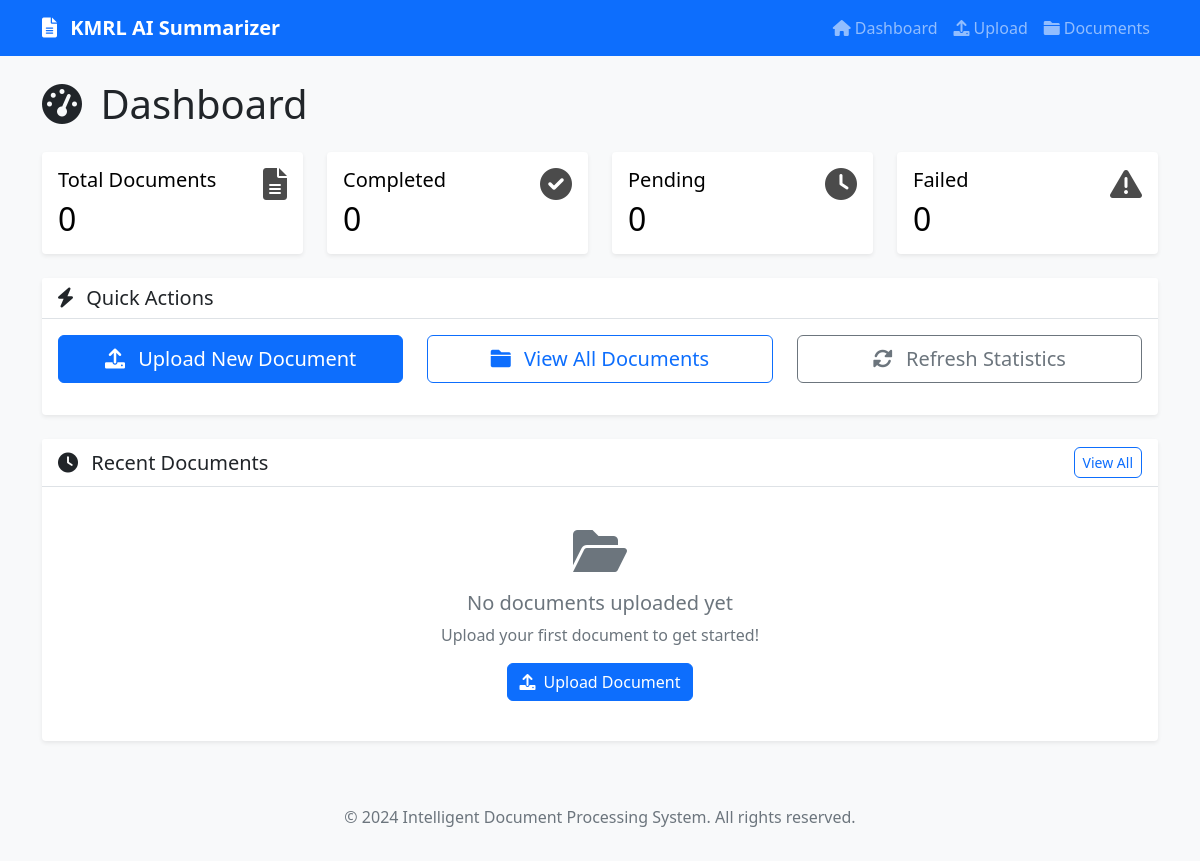
Before: / with the older database file.
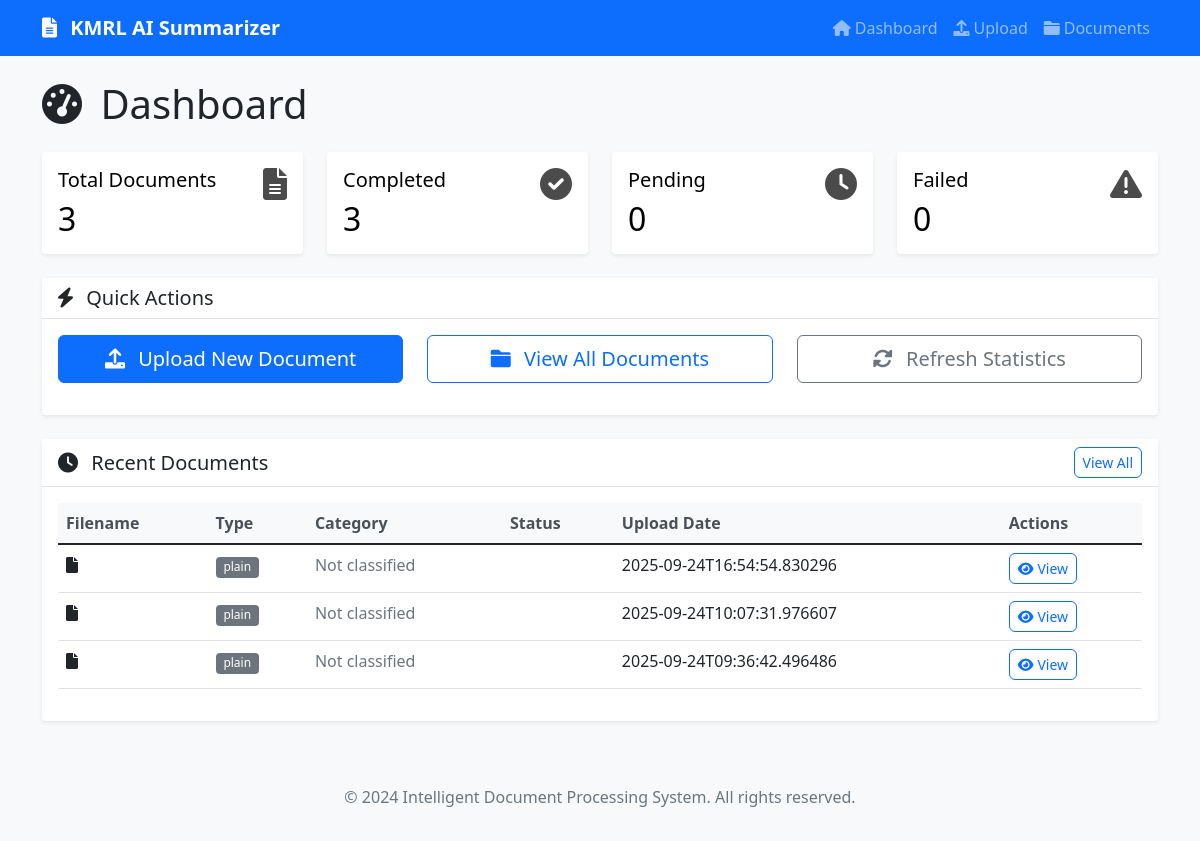
After: the same page with the newer database file.
### app.py (models this page shows)
class Document(db.Model):
    id = db.Column(db.Integer, primary_key=True)
    filename = db.Column(db.String(255), nullable=False)
    original_filename = db.Column(db.String(255), nullable=False)
    file_type = db.Column(db.String(50))
    file_size = db.Column(db.Integer)
    upload_date = db.Column(db.DateTime, default=datetime.utcnow)
    status = db.Column(db.String(50), default='uploaded')
    extracted_text = db.Column(db.Text)
    summary = db.Column(db.Text)
    document_type = db.Column(db.String(100))
    confidence_score = db.Column(db.Float)
    department = db.Column(db.String(100))
    def to_dict(self):
        return {
            'id': self.id,
            'filename': self.original_filename,
            'file_type': self.file_type,
            'file_size': self.file_size,
            'upload_date': self.upload_date.isoformat() if self.upload_date else None,
            'status': self.status,
            'extracted_text': self.extracted_text,
            'summary': self.summary,
            'document_type': self.document_type,
            'confidence_score': self.confidence_score,
            'department': self.department
        }

### app.py (the view)
@app.route('/')
def index():
    total_docs = Document.query.count()
    processed_docs = Document.query.filter_by(status='processed').count()
    recent_docs = Document.query.order_by(Document.upload_date.desc()).limit(5).all()
    doc_types = db.session.query(
        Document.document_type,
        db.func.count(Document.id)
    ).filter(Document.document_type.isnot(None)).group_by(Document.document_type).all()
    departments = db.session.query(
        Document.department,
        db.func.count(Document.id)
    ).group_by(Document.department).all()
    stats = {
        'total_documents': total_docs,
        'processed_documents': processed_docs,
        'pending_documents': total_docs - processed_docs,
        'recent_documents': [doc.to_dict() for doc in recent_docs],
        'document_types': dict(doc_types),
        'departments': dict(departments)
    }
    return render_template('index.html', stats=stats)

### frontend/templates/index.html (shortened to what this page needs)
{% extends "base.html" %}
{% block content %}
<div class="row">
    <div class="col-12">
        <h1 class="mb-4">
            <i class="fas fa-tachometer-alt me-2"></i>
            Dashboard
        </h1>
    </div>
</div>
<div class="row mb-4">
    <div class="col-md-3">
        <div class="card text-black">
            <div class="card-body">
                <div class="d-flex justify-content-between">
                    <div>
                        <h5 class="card-title">Total Documents</h5>
                        <h2 class="mb-0">{{ stats.total_documents }}</h2>
                    </div>
                    <div>
                        <i class="fas fa-file-alt fa-2x"></i>
                    </div>
                </div>
            </div>
        </div>
    </div>
    <div class="col-md-3">
        <div class="card text-black">
            <div class="card-body">
                <div class="d-flex justify-content-between">
                    <div>
                        <h5 class="card-title">Completed</h5>
                        <h2 class="mb-0">{{ stats.processed_documents }}</h2>
                    </div>
                    <div>
                        <i class="fas fa-check-circle fa-2x"></i>
                    </div>
                </div>
            </div>
        </div>
    </div>
    <div class="col-md-3">
        <div class="card text-black">
            <div class="card-body">
                <div class="d-flex justify-content-between">
                    <div>
                        <h5 class="card-title">Pending</h5>
                        <h2 class="mb-0">{{ stats.pending_documents }}</h2>
                    </div>
                    <div>
                        <i class="fas fa-clock fa-2x"></i>
                    </div>
                </div>
            </div>
        </div>
    </div>
    <div class="col-md-3">
        <div class="card text-black">
            <div class="card-body">
                <div class="d-flex justify-content-between">
                    <div>
                        <h5 class="card-title">Failed</h5>
                        <h2 class="mb-0">0</h2>
                    </div>
                    <div>
                        <i class="fas fa-exclamation-triangle fa-2x"></i>
                    </div>
                </div>
            </div>
        </div>
    </div>
</div>
<div class="row mb-4">
    <div class="col-12">
        <div class="card">
            <div class="card-header">
                <h5 class="mb-0">
                    <i class="fas fa-bolt me-2"></i>
                    Quick Actions
                </h5>
            </div>
            <div class="card-body">
                <div class="row">
                    <div class="col-md-4">
                        <a href="{{ url_for('upload') }}" class="btn btn-primary btn-lg w-100 mb-3">
                            <i class="fas fa-upload me-2"></i>
                            Upload New Document
                        </a>
                    </div>
                    <div class="col-md-4">
                        <a href="{{ url_for('documents') }}" class="btn btn-outline-primary btn-lg w-100 mb-3">
                            <i class="fas fa-folder me-2"></i>
                            View All Documents
                        </a>
                    </div>
                    <div class="col-md-4">
                        <button class="btn btn-outline-secondary btn-lg w-100 mb-3" onclick="refreshStatistics()">
                            <i class="fas fa-sync-alt me-2"></i>
                            Refresh Statistics
                        </button>
                    </div>
                </div>
            </div>
        </div>
    </div>
</div>
<div class="row">
    <div class="col-12">
        <div class="card">
            <div class="card-header d-flex justify-content-between align-items-center">
                <h5 class="mb-0">
                    <i class="fas fa-clock me-2"></i>
                    Recent Documents
                </h5>
                <a href="{{ url_for('documents') }}" class="btn btn-sm btn-outline-primary">
                    View All
                </a>
            </div>
            <div class="card-body">
                {% if stats.recent_documents %}
                    <div class="table-responsive">
                        <table class="table table-hover">
                            <thead>
                                <tr>
                                    <th>Filename</th>
                                    <th>Type</th>
                                    <th>Category</th>
                                    <th>Status</th>
                                    <th>Upload Date</th>
                                    <th>Actions</th>
                                </tr>
                            </thead>
                            <tbody>
                                {% for doc in stats.recent_documents %}
                                <tr>
                                    <td>
                                        <i class="fas fa-file me-2"></i>
                                    </td>
                                    <td>
                                        <span class="badge bg-secondary">{{ doc.file_type.split('/')[-1] if doc.file_type else 'unknown' }}</span>
                                    </td>
                                    <td>
                                        {% if doc.classification %}
                                            <span class="badge bg-info">{{ doc.classification }}</span>
                                        {% else %}
                                            <span class="text-muted">Not classified</span>
                                        {% endif %}
                                    </td>
                                    <td>
                                    </td>
                                    <td>
                                        {% if doc.upload_date %}
                                            {{ doc.upload_date }}
                                        {% else %}
                                            N/A
                                        {% endif %}
                                    </td>
                                    <td>
                                        <a href="{{ url_for('document_detail', doc_id=doc.id) }}" class="btn btn-sm btn-outline-primary">
                                            <i class="fas fa-eye me-1"></i>View
                                        </a>
                                    </td>
                                </tr>
                                {% endfor %}
                            </tbody>
                        </table>
                    </div>
                {% else %}
                    <div class="text-center py-4">
                        <i class="fas fa-folder-open fa-3x text-muted mb-3"></i>
                        <h5 class="text-muted">No documents uploaded yet</h5>
                        <p class="text-muted">Upload your first document to get started!</p>
                        <a href="{{ url_for('upload') }}" class="btn btn-primary">
                            <i class="fas fa-upload me-2"></i>Upload Document
                        </a>
                    </div>
                {% endif %}
            </div>
        </div>
    </div>
</div>
{% endblock %}

### frontend/templates/base.html (shortened to what this page needs)
<!DOCTYPE html>
<html lang="en">
<head>
    <link href="https://cdn.jsdelivr.net/npm/bootstrap@5.1.3/dist/css/bootstrap.min.css" rel="stylesheet">
    <link href="https://cdnjs.cloudflare.com/ajax/libs/font-awesome/6.0.0/css/all.min.css" rel="stylesheet">
    <link href="{{ url_for('static', filename='css/style.css') }}" rel="stylesheet">
</head>
<body>
    <nav class="navbar navbar-expand-lg navbar-dark bg-primary">
        <div class="container">
            <a class="navbar-brand" href="{{ url_for('index') }}">
                <i class="fas fa-file-alt me-2"></i>
                KMRL AI Summarizer
            </a>
            <div class="collapse navbar-collapse" id="navbarNav">
                <ul class="navbar-nav ms-auto">
                    <li class="nav-item">
                        <a class="nav-link" href="{{ url_for('index') }}">
                            <i class="fas fa-home me-1"></i>Dashboard
                        </a>
                    </li>
                    <li class="nav-item">
                        <a class="nav-link" href="{{ url_for('upload') }}">
                            <i class="fas fa-upload me-1"></i>Upload
                        </a>
                    </li>
                    <li class="nav-item">
                        <a class="nav-link" href="{{ url_for('documents') }}">
                            <i class="fas fa-folder me-1"></i>Documents
                        </a>
                    </li>
                </ul>
            </div>
        </div>
    </nav>
    <main class="container mt-4">
        {% block content %}{% endblock %}
    </main>
    <footer class="bg-light text-center text-muted py-3 mt-5">
        <div class="container">
            <p>&copy; 2024 Intelligent Document Processing System. All rights reserved.</p>
        </div>
    </footer>
</body>
</html>

### frontend/static/css/style.css (style rules this page uses)
:root { --primary-color: #0d6efd; --secondary-color: #6c757d; --success-color: #198754; --warning-color: #ffc107; --danger-color: #dc3545; --info-color: #0dcaf0; --light-color: #f8f9fa; --dark-color: #212529; }
body { font-family: 'Segoe UI', Tahoma, Geneva, Verdana, sans-serif; background-color: #f8f9fa; }
.navbar-brand { font-weight: 600; }
.card { border: none; box-shadow: 0 0.125rem 0.25rem rgba(0, 0, 0, 0.075); transition: box-shadow 0.15s ease-in-out; }
.card-header { background-color: #fff; border-bottom: 1px solid #dee2e6; font-weight: 600; }
.badge { font-size: 0.75em; font-weight: 500; }
.table th { border-top: none; font-weight: 600; color: #495057; background-color: #f8f9fa; }
.btn { font-weight: 500; border-radius: 0.375rem; transition: all 0.15s ease-in-out; }
.btn-group-sm > .btn, .btn-sm { padding: 0.25rem 0.5rem; font-size: 0.875rem; }
.card .fa-2x { opacity: 0.7; }
footer { margin-top: auto; }

Changed rows visible on the page:
added Document: file_type "plain", upload_date "2025-09-24T16:54:54.830296"
added Document: file_type "plain", upload_date "2025-09-24T10:07:31.976607"
added Document: file_type "plain", upload_date "2025-09-24T09:36:42.496486"
Other visible differences:
{{ stats.total_documents }}: "0" → "3"
{{ stats.processed_documents }}: "0" → "3"
text no longer shown: "No documents uploaded yet Upload your first document to get started! Upload Document"
text now shown: "Filename Type Category Status Upload Date Actions"
